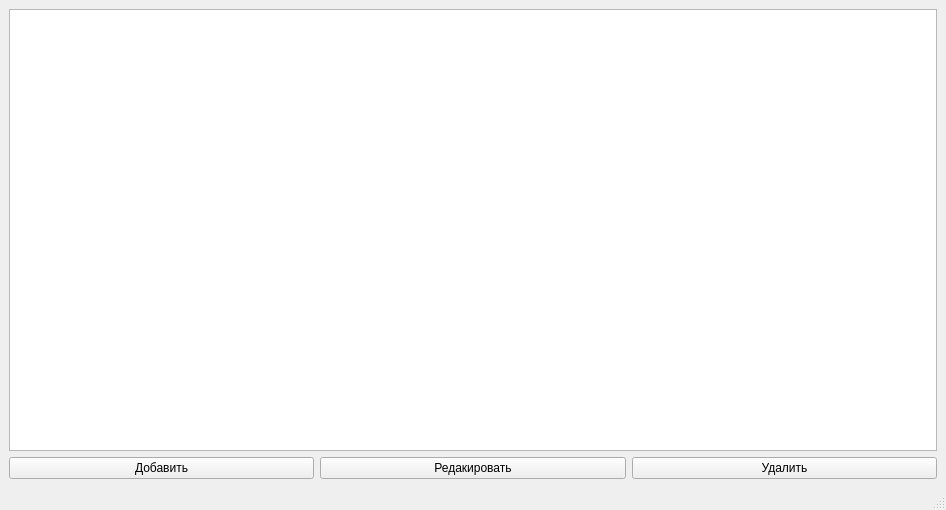
<?xml version="1.0" encoding="UTF-8"?>
<ui version="4.0">
 <class>MainWindow</class>
 <widget class="QMainWindow" name="MainWindow">
  <property name="geometry">
   <rect>
    <x>0</x>
    <y>0</y>
    <width>946</width>
    <height>510</height>
   </rect>
  </property>
  <property name="windowTitle">
   <string>Список задач</string>
  </property>
  <widget class="QWidget" name="centralwidget">
   <layout class="QHBoxLayout" name="horizontalLayout_2">
    <item>
     <layout class="QVBoxLayout" name="verticalLayout">
      <property name="sizeConstraint">
       <enum>QLayout::SetDefaultConstraint</enum>
      </property>
      <item>
       <widget class="QTableView" name="view">
        <property name="selectionMode">
         <enum>QAbstractItemView::SingleSelection</enum>
        </property>
        <property name="selectionBehavior">
         <enum>QAbstractItemView::SelectRows</enum>
        </property>
       </widget>
      </item>
      <item>
       <layout class="QHBoxLayout" name="horizontalLayout">
        <item>
         <widget class="QPushButton" name="buttonAdd">
          <property name="text">
           <string>Добавить</string>
          </property>
         </widget>
        </item>
        <item>
         <widget class="QPushButton" name="pushButton">
          <property name="text">
           <string>Редакировать</string>
          </property>
         </widget>
        </item>
        <item>
         <widget class="QPushButton" name="pushButton_3">
          <property name="text">
           <string>Удалить</string>
          </property>
         </widget>
        </item>
       </layout>
      </item>
     </layout>
    </item>
   </layout>
  </widget>
  <widget class="QStatusBar" name="statusbar"/>
 </widget>
 <resources/>
 <connections>
  <connection>
   <sender>buttonAdd</sender>
   <signal>clicked()</signal>
   <receiver>MainWindow</receiver>
   <slot>addClicked()</slot>
   <hints>
    <hint type="sourcelabel">
     <x>216</x>
     <y>466</y>
    </hint>
    <hint type="destinationlabel">
     <x>-5</x>
     <y>382</y>
    </hint>
   </hints>
  </connection>
  <connection>
   <sender>pushButton</sender>
   <signal>clicked()</signal>
   <receiver>MainWindow</receiver>
   <slot>editClicked()</slot>
   <hints>
    <hint type="sourcelabel">
     <x>445</x>
     <y>463</y>
    </hint>
    <hint type="destinationlabel">
     <x>940</x>
     <y>374</y>
    </hint>
   </hints>
  </connection>
  <connection>
   <sender>pushButton_3</sender>
   <signal>clicked()</signal>
   <receiver>MainWindow</receiver>
   <slot>deleteClicked()</slot>
   <hints>
    <hint type="sourcelabel">
     <x>678</x>
     <y>465</y>
    </hint>
    <hint type="destinationlabel">
     <x>942</x>
     <y>273</y>
    </hint>
   </hints>
  </connection>
 </connections>
 <slots>
  <slot>addClicked()</slot>
  <slot>editClicked()</slot>
  <slot>deleteClicked()</slot>
 </slots>
</ui>
